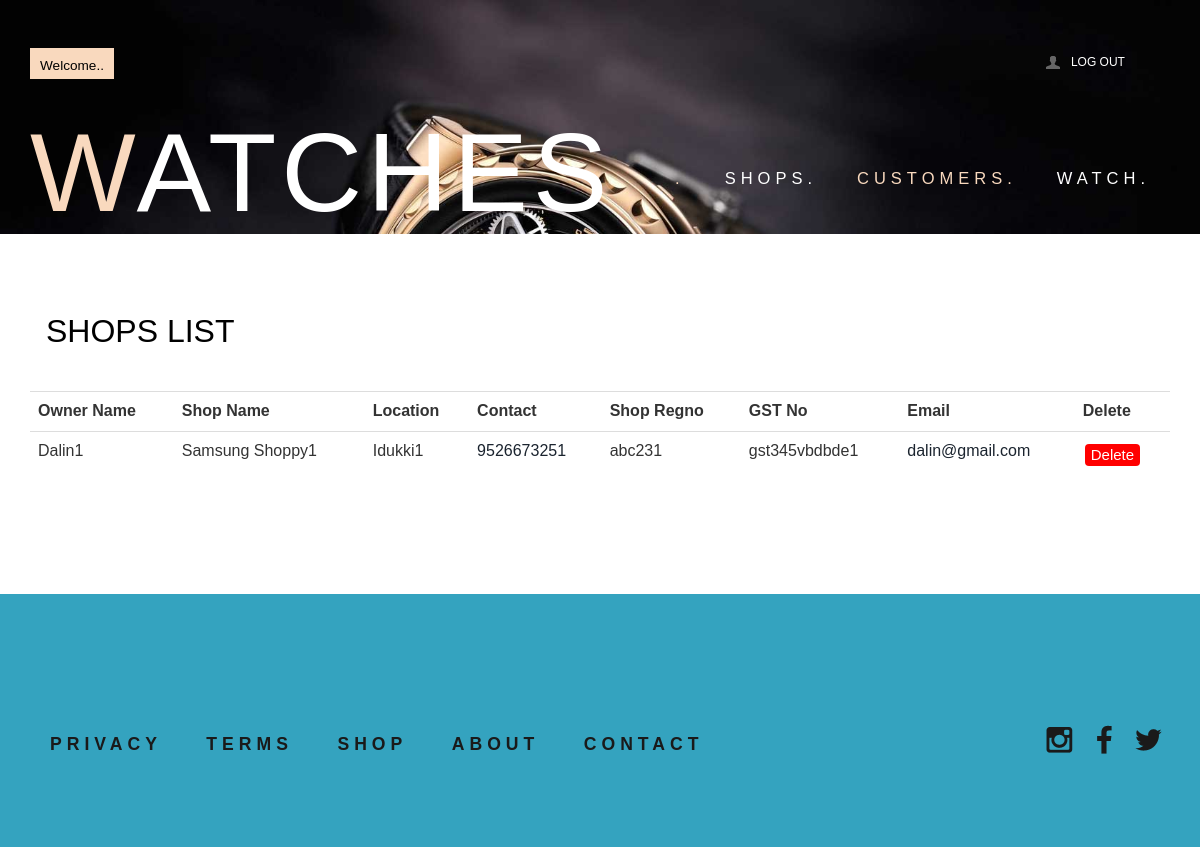
The page /shops.php on the database its author committed.
### tables this page shows
CREATE TABLE IF NOT EXISTS `shop` (
  `shopid` int NOT NULL AUTO_INCREMENT,
  `name` varchar(30) NOT NULL,
  `shop_name` varchar(30) NOT NULL,
  `location` varchar(20) NOT NULL,
  `contact` bigint NOT NULL,
  `shop_regno` varchar(20) NOT NULL,
  `gst` varchar(20) NOT NULL,
  `email` varchar(20) NOT NULL,
  `offer` varchar(255) NOT NULL,
  PRIMARY KEY (`shopid`),
  UNIQUE KEY `gst` (`gst`),
  UNIQUE KEY `shop_regno` (`shop_regno`),
  UNIQUE KEY `email` (`email`)
);

### shops.php (the view, shortened to what this page needs)
<?php
	include("connection.php");
?>
<!DOCTYPE HTML>
<html>
<head>
<link href="css/bootstrap.css" rel='stylesheet' type='text/css' />
<link href="css/style.css" rel='stylesheet' type='text/css' />
<link href="css/megamenu.css" rel="stylesheet" type="text/css" media="all" />
</head>
<body>
   <div class="account-in">
   	 <div class="container">
        <div class="caccount-top">
   	   <h3>Shops List</h3>
          <table class="table">
    <tr>
        <th>Owner Name</th>
        <th>Shop Name</th>
        <th>Location</th>
        <th>Contact</th>
        <th>Shop Regno</th>
        <th>GST No</th>
        <th>Email</th>
        <th>Delete</th>
    </tr>
    <?php
    $sql = "select * from shop";
    $re = mysqli_query($conn, $sql);
    if ($re) {
        while ($data = mysqli_fetch_assoc($re)) {
            $name = $data['name'];
            $sname = $data['shop_name'];
            $location = $data['location'];
            $contact = $data['contact'];
            $reg = $data['shop_regno'];
            $gst = $data['gst'];
            $email = $data['email'];
            echo "<tr><td>" . $name . "</td><td>" . $sname . "</td><td>" . $location . "</td><td><a href='tel:" . $contact . "'>" . $contact . "</a></td><td>" . $reg . "</td><td>" . $gst . "</td><td><a href='mailto:" . $email . "'>" . $email . "</a></td><td>";
            ?>
            <form method="POST" action="">
    <input style="background-color: #FF0000;
        border: none;
        color: white;
        padding: 0px 6px;
        text-align: center;
        text-decoration: none;
        display: inline-block;
        font-size: 15px;
        border-radius: 4px;
        margin: 4px 2px;
        cursor: pointer;" type='submit' value='Delete' name='delete'>
</form>
            </td></tr>
            <?php
        }
    }
    ?>
</table>
    </div>
         </div>
         </div>
</body>
</html>

### css/style.css (style rules this page uses)
h4, h5, h6, h1, h2, h3 { margin-top: 0; }
ul, ol { margin: 0; }
p { margin: 0; }
html, body { font-family: 'PT Sans Narrow', sans-serif; font-size: 100%; background:#fff; }
body a { transition:0.5s all; -webkit-transition:0.5s all; -moz-transition:0.5s all; -o-transition:0.5s all; -ms-transition:0.5s all; }
.header_top_left { float:left; }
.header_top_right { float:right; width:23%; }
.box_11 { cursor: pointer; padding: 5px 10px; background: #F9D9BE; }
.box_11 h4 { border: none; color: #fff; font-size: 0.85em; margin-bottom: 0; padding: 0; }
.box_11 p { float: left; margin: 6px 0 0 0; color:#000; }
ul.header_user_info { float: left; border-right: 1px solid #55555500; width:50%; padding:0; min-height: 30px; }
ul.header_user_info a { color:#fff; }
i.user { width: 17px; height: 17px; background: url(../images/img-sprite.png) no-repeat -241px -67px; float: left; margin:6px 10px 0 5px; }
ul.header_user_info li.user_desc { display: block; font-size: 12px; text-transform: uppercase; cursor: pointer; background: #fb5c2200; -moz-transition: all 0.2s linear; -o-transition: all 0.2s linear; -webkit-transition: all 0.2s linear; transition: all 0.2s linear; float: left; margin-top:6px; }
.header_bottom { padding: 2em 0; }
.logo h1 { font-size:7em; text-transform: uppercase; margin-bottom: 0; font-family: 'Dorsa', sans-serif; letter-spacing: 5px; }
span.m_1 { color:#F9D9BE; }
.logo { float:left; }
.logo h1 a { color:#fff; }
.menu { float:right; margin: 3em 0 0 0; }
.account-in { padding:5em 0; }
.account-in h3 { font-size:2em; color: #000; padding: 0 0.5em 1em; text-transform:uppercase; }
.newsletter { text-align: center; padding:0 0 3em; }
.footer { background-color: #34a3bf; padding:5em 0; }
.cssmenu { float:left; }
.cssmenu ul { padding:0; list-style:none; }
.cssmenu ul li { display: inline-block; }
.cssmenu ul li a { color: #1a1a1a; display: block; margin: 10px 20px; text-transform: uppercase; font-size: 1.1em; font-weight: 600; letter-spacing: 5px; }
ul.social { padding:0; list-style: none; float:right; }
ul.social li:first-child { margin-left: 0; }
ul.social li { display: inline-block; margin-right: 5px; }
ul.social li a i { width:35px; height:35px; display: block; background: url(../images/img-sprite.png)no-repeat; }
ul.social li a i.instagram { background-position:-5px -4px; }
ul.social li a i.fb { background-position:-44px -5px; }
ul.social li a i.tw { background-position:-83px -6px; }
.men_banner { background: url(../images/3.jpg) no-repeat center top; background-size: cover; -webkit-background-size: cover; -moz-background-size: cover; -o-background-size: cover; min-height:225px; text-align: center; padding-top: 3em; }

### css/megamenu.css (style rules this page uses)
.megamenu { margin-bottom:0px;padding:0;width:100%;list-style:none;display:inline-block;position:relative;font-size:15px }
.megamenu li { margin-bottom:-5px;display:inline }
.megamenu>li>a { float:left;padding:8px 20px;text-decoration:none;text-transform:capitalize;font-size:1.1em; -webkit-transition: all 0.3s ease-in-out;text-transform:uppercase; -moz-transition: all 0.3s ease-in-out; -o-transition: all 0.3s ease-in-out; transition: all 0.3s ease-in-out; color:#fff; letter-spacing:5px; font-weight:400; }
.megamenu>li.active>a { color:#F9D9BE; }

### rows shown on the page
shop: name "Dalin1", shop_name "Samsung Shoppy1", location "Idukki1", contact "9526673251", shop_regno "abc231", gst "gst345vbdbde1", email "dalin@gmail.com"
